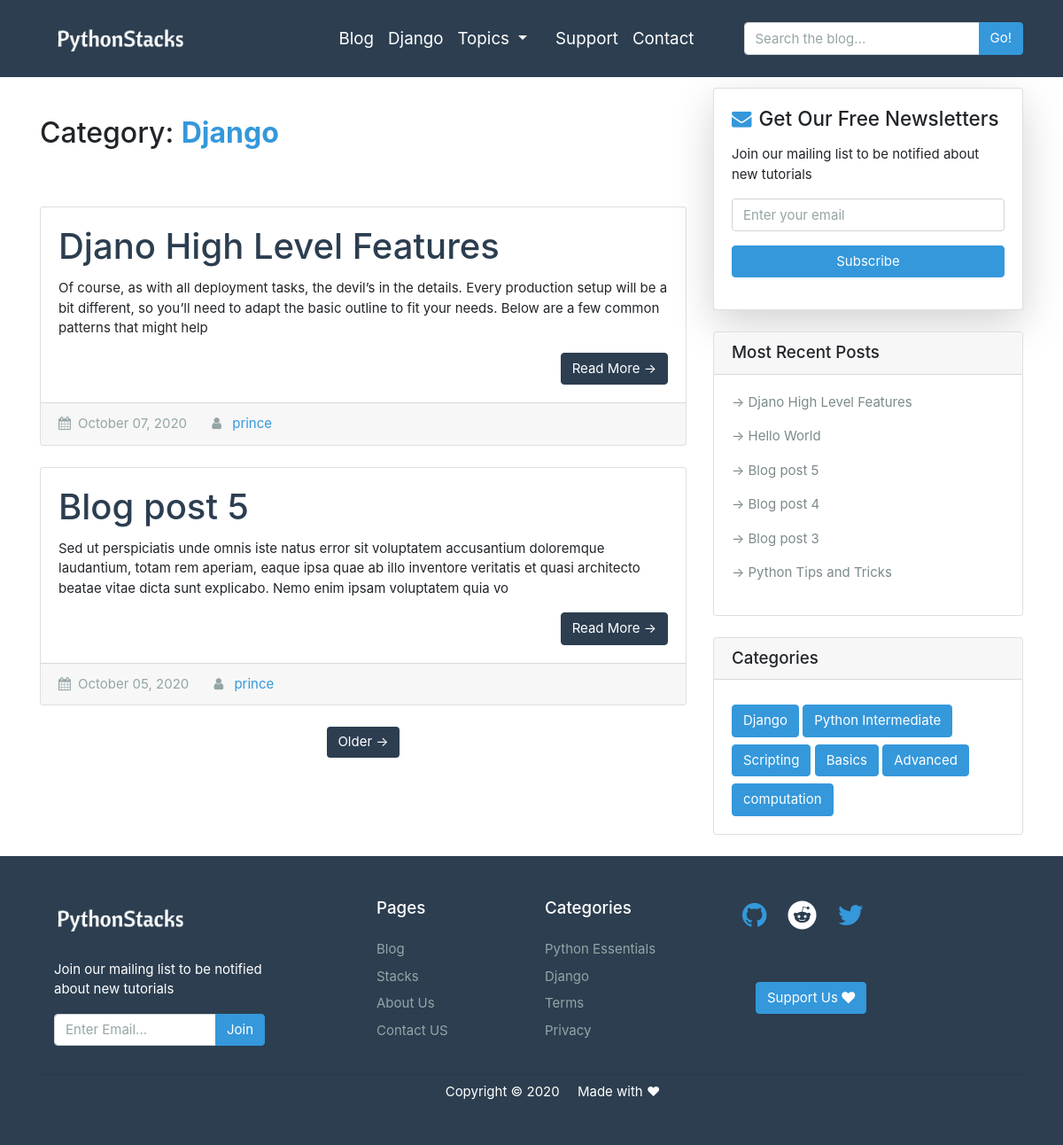
The page /blog/category/Django on the database its author committed.
### blog/models.py (models this page shows, shortened)
class Category(models.Model):
    tag = models.CharField(max_length=50)
    def __str__(self):
        return f'{self.tag}'

class Post(models.Model):
    title = models.CharField(max_length=200)
    author = models.ForeignKey(Author, on_delete=models.CASCADE)
    image = models.ImageField(upload_to='post_images', blank=True)
    slug = models.SlugField(unique=True)
    overview = models.TextField()
    content = RichTextUploadingField()
    pub_date = models.DateTimeField(auto_now_add=True)      # default=timezone.now - from django.utils import tim...
    categories = models.ManyToManyField(Category, blank=False, related_name='posts')
    featured = models.BooleanField(default=False)
    class Meta:
        ordering = ['-pub_date']

class Author(models.Model):
    user = models.OneToOneField(User, on_delete=models.CASCADE)
    def __str__(self):
        return f"{self.user.username}"

### blog/views.py (the view)
# urls.py: path("category/<str:category_tag>", views.category, name='category'),
def category(request, category_tag):
    cat = Category.objects.get(tag=category_tag)
    posts = cat.posts.all()
    paginator = Paginator(posts, 2)
    page = request.GET.get('page')
    try:
        post_list = paginator.page(page)
    except PageNotAnInteger:
        post_list = paginator.page(1)
    except EmptyPage:
        post_list = paginator.page(paginator.num_pages)
    context = {
        'cat_name': category_tag,
        'posts': post_list,
        'categories': categories,
        'recent_posts': recent_posts,
    }
    return render(request, 'blog/category.html', context)

### blog/templates/blog/category.html (shortened to what this page needs)
{% extends "blog/base.html" %}
{% block content %}
  <div class="container">
    <div class="row">
      <div class="col-md-8">
        <div class="my-5 py-2">
          <h3>Category: <span class="text-info font-weight-bold">{{ cat_name }}</span></h3>
        </div>
      {% for post in posts %}
        <div class="card mb-4">
          <div class="card-body">
            <a href="{% url 'blog:detail' post.slug %}"><h2 class="card-title text-primary">{{ post.title }}</h2></a>
            <p class="card-text">{{ post.overview | safe | slice:":250" }}</p>
            <a href="{% url 'blog:detail' post.slug %}" class="btn btn-primary float-right">Read More &rarr;</a>
          </div>
          <div class="card-footer text-muted">
            <i class="fa fa-calendar mr-2"></i>{{ post.pub_date | date:"F d, Y"}}
            <i class="fa fa-user ml-4 mr-2"></i> <a href="{% url 'blog:about' %}">{{ post.author }}</a>
          </div>
        </div>
      {% endfor %}
        {% if posts.has_other_pages %}
        <ul class="pagination justify-content-center mb-4">
          {% if posts.has_next %}
          <li class="page-item">
            <a class="page-link bg-primary" href="?page={{ posts.next_page_number }}">Older &rarr;</a>
          </li>
          {% endif %}
        </ul>
        {% endif %}
      </div>
      {% include 'blog/sidebar.html'%}
    </div>
  </div>
{% endblock content%}

### blog/templates/blog/sidebar.html (shortened to what this page needs)
<div class="col-md-4">
        <div class="card my-4 shadow-lg">
          <div class="card-body">
            <h4><i class="fa fa-envelope mr-2 text-info"></i>Get Our Free Newsletters</h4>
            <p class="mt-3">Join our mailing list to be notified about new tutorials </p>
            <form method="post" action="{% url 'marketing:subscription' %}">
              <div class="form-group">
                <input type="email" class="form-control" name="email" placeholder="Enter your email">
                <button class="btn btn-info btn-block mt-3" type="submit">Subscribe</button>
              </div>
            </form>
          </div>
        </div>
        <div class="card my-4">
          <h5 class="card-header">Most Recent Posts</h5>
          <div class="card-body">
            {% for recent in recent_posts %}
            <p ><a class="text-dark" href="{% url 'blog:detail' recent.slug %}">&rarr; {{ recent.title }}</a></p>
            {% endfor %}
          </div>
        </div>
        <div class="card my-4">
          <h5 class="card-header">Categories</h5>
          <div class="card-body">
            {% for cat in categories %}
              <a class="btn btn-info mt-2" href="{% url 'blog:category' cat.tag %}">{{ cat }}</a>
            {% endfor %}
          </div>
        </div>
</div>

### blog/templates/blog/base.html (style rules this page uses)
body { padding-top: 75px; font-family: -apple-system, BlinkMacSystemFont, 'Segoe UI', Roboto, Oxygen, Ubuntu, Cantarell, 'Open Sans', 'Helvetica Neue', sans-serif; }
a { color: #3498db; }

### rows shown on the page
Category: tag "Django"
Post: title "Djano High Level Features", overview "Of course, as with all deployment tasks, the devil’s in the details. Every production setup will be a bit different, so you’ll need to adapt the basic outline to fit your needs. Below are a few common patterns that might help", pub_date "October 07, 2020", author "prince"
Post: title "Blog post 5", overview "Sed ut perspiciatis unde omnis iste natus error sit voluptatem accusantium doloremque laudantium, totam rem aperiam, eaque ipsa quae ab illo inventore veritatis et quasi architecto beatae vitae dicta sunt explicabo. Nemo enim ipsam voluptatem quia vo", pub_date "October 05, 2020", author "prince"
Post: title "Hello World"
Post: title "Blog post 4"
Post: title "Blog post 3"
Post: title "Python Tips and Tricks"
Category: tag "Python Intermediate"
Category: tag "Scripting"
Category: tag "Basics"
Category: tag "Advanced"
Category: tag "computation"
